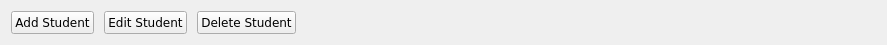
   <widget class="QWidget" name="layoutWidget_4">
    <property name="geometry">
     <rect>
      <x>350</x>
      <y>80</y>
      <width>887</width>
      <height>30</height>
     </rect>
    </property>
    <layout class="QHBoxLayout" name="horizontalLayout_5">
     <property name="spacing">
      <number>10</number>
     </property>
     <item>
      <widget class="QPushButton" name="pushButton_5">
       <property name="sizePolicy">
        <sizepolicy hsizetype="Minimum" vsizetype="Minimum">
         <horstretch>0</horstretch>
         <verstretch>0</verstretch>
        </sizepolicy>
       </property>
       <property name="font">
        <font>
         <family>Verdana</family>
         <pointsize>9</pointsize>
        </font>
       </property>
       <property name="text">
        <string>Add Student</string>
       </property>
       <property name="icon">
        <iconset resource="resources.qrc">
         <normaloff>:/imgs/imgs/add.png</normaloff>:/imgs/imgs/add.png</iconset>
       </property>
       <property name="iconSize">
        <size>
         <width>20</width>
         <height>20</height>
        </size>
       </property>
       <property name="checkable">
        <bool>true</bool>
       </property>
       <property name="autoExclusive">
        <bool>false</bool>
       </property>
      </widget>
     </item>
     <item>
      <widget class="QPushButton" name="pushButton_4">
       <property name="sizePolicy">
        <sizepolicy hsizetype="Minimum" vsizetype="Minimum">
         <horstretch>0</horstretch>
         <verstretch>0</verstretch>
        </sizepolicy>
       </property>
       <property name="font">
        <font>
         <family>Verdana</family>
         <pointsize>9</pointsize>
        </font>
       </property>
       <property name="text">
        <string>Edit Student</string>
       </property>
       <property name="icon">
        <iconset resource="resources.qrc">
         <normaloff>:/imgs/imgs/edit.png</normaloff>:/imgs/imgs/edit.png</iconset>
       </property>
       <property name="iconSize">
        <size>
         <width>16</width>
         <height>16</height>
        </size>
       </property>
      </widget>
     </item>
     <item>
      <widget class="QPushButton" name="pushButton_3">
       <property name="sizePolicy">
        <sizepolicy hsizetype="Minimum" vsizetype="Minimum">
         <horstretch>0</horstretch>
         <verstretch>0</verstretch>
        </sizepolicy>
       </property>
       <property name="font">
        <font>
         <family>Verdana</family>
         <pointsize>9</pointsize>
        </font>
       </property>
       <property name="text">
        <string>Delete Student</string>
       </property>
       <property name="icon">
        <iconset resource="resources.qrc">
         <normaloff>:/imgs/imgs/delete.png</normaloff>:/imgs/imgs/delete.png</iconset>
       </property>
       <property name="iconSize">
        <size>
         <width>20</width>
         <height>20</height>
        </size>
       </property>
      </widget>
     </item>
     <item>
      <spacer name="horizontalSpacer_10">
       <property name="orientation">
        <enum>Qt::Horizontal</enum>
       </property>
       <property name="sizeHint" stdset="0">
        <size>
         <width>40</width>
         <height>20</height>
        </size>
       </property>
      </spacer>
     </item>
    </layout>
   </widget>
